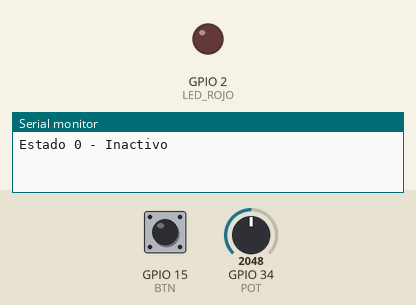
Bench run of a sketch on a simulated ESP32. On the bench: output pins drawn as LEDs (lit = HIGH), the last lines printed to the serial monitor. Dashed ring = blinking. The test bench sets the inputs (shaded band); at power-on: GPIO 15 (BTN) HIGH, GPIO 34 (POT) = 2048.

Above: at 1.2 s.
1.3 s: GPIO 15 (BTN) pulled LOW for 0.15 s
At 2.3 s:
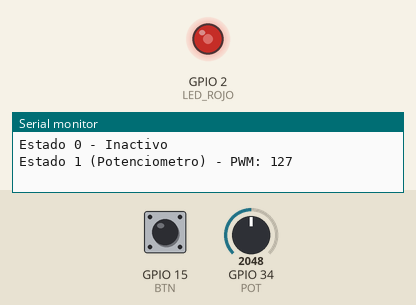
3.5 s: GPIO 34 (POT) set to 2866
At 5.0 s:
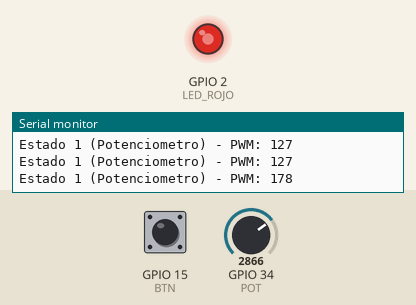
5.5 s: GPIO 15 (BTN) pulled LOW for 1 s
At 6.5 s:
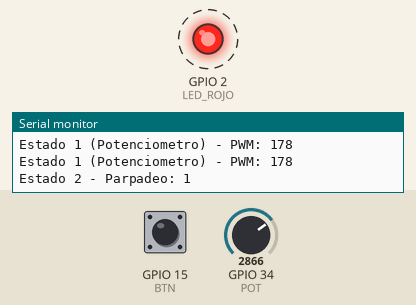
9.5 s: GPIO 15 (BTN) pulled LOW for 3.2 s
At 10.6 s:
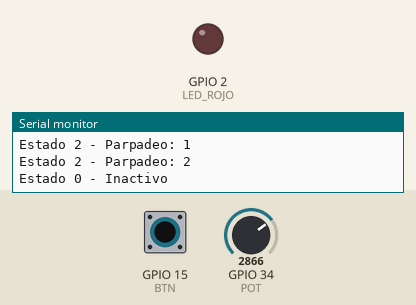
Timing chart, 0 to 12.5 s (numbered marks = the images above; inputs shaded):
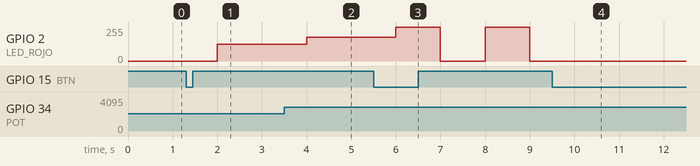

Measured:
- after the input at 1.3 s, GPIO 2 (LED_ROJO): 0/255 → 127/255 after 0.70 s
- after the input at 3.5 s, GPIO 2 (LED_ROJO): 127/255 → 177/255 after 0.50 s
- after the input at 5.5 s, GPIO 2 (LED_ROJO): alternates 255/255 for 1.0 s and 0/255 for 1.0 s, starting after 0.50 s
- after the input at 9.5 s, GPIO 2 (LED_ROJO): stops changing and stays 0/255

The sketch:

codigo.ino
```cpp
#define LED_ROJO 2
#define POT 34
#define BTN 15

volatile int ticks = 0;
volatile int counter = 0;
volatile int lockBtn = 0;

int estado = 0;
int pwm = 0;
int parpadeos = 0;
bool ledState = 0;

hw_timer_t * timer = NULL;
portMUX_TYPE timerMux = portMUX_INITIALIZER_UNLOCKED;

void IRAM_ATTR onTimer()
{
  portENTER_CRITICAL_ISR(&timerMux);
  ticks = 1;
  counter++;

  if (lockBtn > 0) lockBtn--;

  portEXIT_CRITICAL_ISR(&timerMux);
}

void IRAM_ATTR isrBtn()
{
  if (lockBtn == 0)
  {
    estado++;
    if (estado > 2) estado = 0;
    lockBtn = 1;
  }
}

void setup()
{
  Serial.begin(9600);
  pinMode(LED_ROJO, OUTPUT);
  pinMode(BTN, INPUT_PULLUP);

  attachInterrupt(BTN, isrBtn, FALLING);
  ledcAttach(LED_ROJO, 5000, 8);

  timer = timerBegin(1000000);
  timerAttachInterrupt(timer, &onTimer);
  timerAlarm(timer, 1000000, true, 0);
}

void loop()
{
  if (ticks == 1)
  {
    ticks = 0;

    if (estado == 0)
    {
      Serial.println("Estado 0 - Inactivo");
      ledcWrite(LED_ROJO, 0);
      counter = 0;
      parpadeos = 0;
      ledState = 0;
    }
    else if (estado == 1)
    {
      int lectura = analogRead(POT);
      pwm = map(lectura, 0, 4095, 0, 255);

      Serial.print("Estado 1 (Potenciometro) - PWM: ");
      Serial.println(pwm);
      ledcWrite(LED_ROJO, pwm);
    }
    else if (estado == 2)
    {
      ledState = !ledState;
      ledcWrite(LED_ROJO, ledState ? 255 : 0);

      if (ledState)
      {
        parpadeos++;
        Serial.print("Estado 2 - Parpadeo: ");
        Serial.println(parpadeos);
      }

      if (parpadeos >= 5 && !ledState)
      {
        Serial.println("Fin parpadeo, regreso a estado 0");
        ledcWrite(LED_ROJO, 0);
        estado = 0;
        parpadeos = 0;
        counter = 0;
      }
    }
  }
}
```
